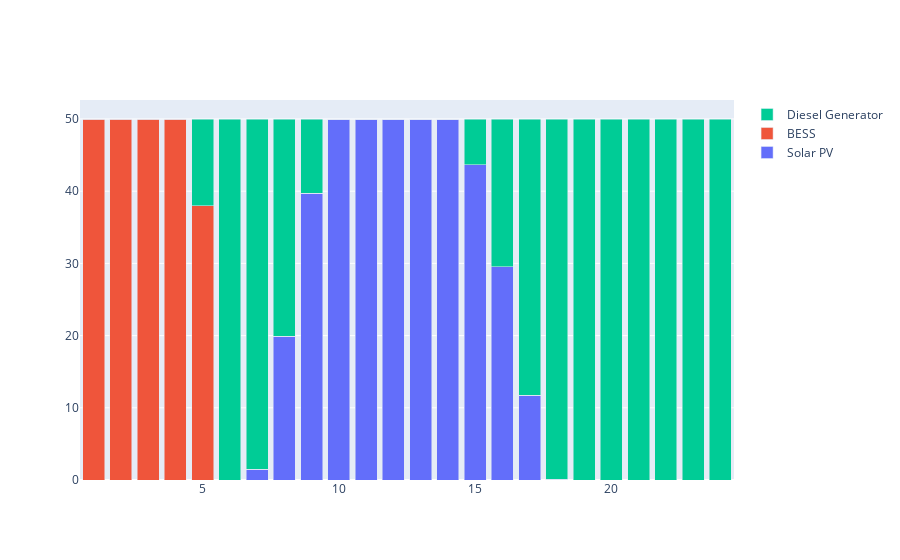

Write notebook code for a chart like this one.
### Code cell
# Code for generating daily distribution

import plotly
import plotly.graph_objects as go

#Select Day of Year
oneDay = BaseData[(BaseData['YearDay'] == 2)]
fig = go.Figure()
fig.add_trace(go.Bar(x=oneDay['Hour'], y = oneDay['Solar PV Supply to Load'], name = "Solar PV"))
fig.add_trace(go.Bar(x=oneDay['Hour'], y = oneDay['BESS Discharge to Load'], name = "BESS"))
fig.add_trace(go.Bar(x=oneDay['Hour'], y = oneDay['Diesel Generator Supply'], name = "Diesel Generator"))
fig.update_layout(barmode='stack')
fig.show()

### Figure 1 — Plotly figure (JSON) as saved in the notebook; plotly's stock layout.template omitted (floating-point values rounded to 4 significant figures)
{"data": [{"name": "Solar PV", "type": "bar", "x": [1, 2, 3, 4, 5, 6, 7, 8, 9, 10, 11, 12, 13, 14, 15, 16, 17, 18, 19, 20, 21, 22, 23, 24], "y": [0, 0, 0, 0, 0, 0, 1.511, 19.89, 39.74, 50, 50, 50, 50, 50, 43.68, 29.51, 11.72, 0.07937, 0, 0, 0, 0, 0, 0]}, {"name": "BESS", "type": "bar", "x": [1, 2, 3, 4, 5, 6, 7, 8, 9, 10, 11, 12, 13, 14, 15, 16, 17, 18, 19, 20, 21, 22, 23, 24], "y": [50, 50, 50, 50, 38, 0, 0, 0, 0, 0, 0, 0, 0, 0, 0, 0, 0, 0, 0, 0, 0, 0, 0, 0]}, {"name": "Diesel Generator", "type": "bar", "x": [1, 2, 3, 4, 5, 6, 7, 8, 9, 10, 11, 12, 13, 14, 15, 16, 17, 18, 19, 20, 21, 22, 23, 24], "y": [0, 0, 0, 0, 12, 50, 48.49, 30.11, 10.26, 0, 0, 0, 0, 0, 6.321, 20.49, 38.28, 49.92, 50, 50, 50, 50, 50, 50]}], "layout": {"barmode": "stack"}}
